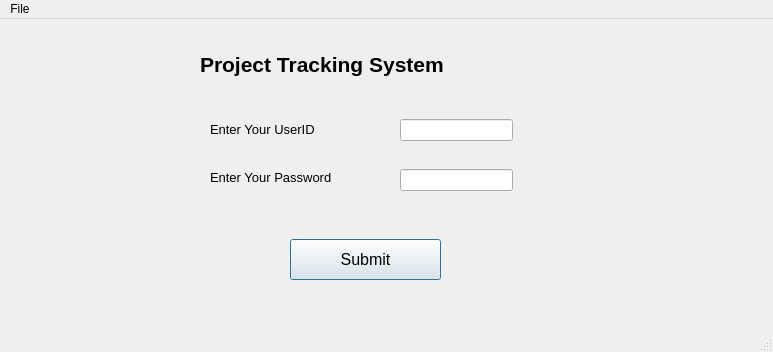
<?xml version="1.0" encoding="UTF-8"?>
<ui version="4.0">
 <class>Login</class>
 <widget class="QMainWindow" name="Login">
  <property name="geometry">
   <rect>
    <x>0</x>
    <y>0</y>
    <width>773</width>
    <height>352</height>
   </rect>
  </property>
  <property name="windowTitle">
   <string>Login</string>
  </property>
  <property name="autoFillBackground">
   <bool>false</bool>
  </property>
  <widget class="QWidget" name="centralwidget">
   <widget class="QLabel" name="label">
    <property name="geometry">
     <rect>
      <x>200</x>
      <y>10</y>
      <width>331</width>
      <height>71</height>
     </rect>
    </property>
    <property name="font">
     <font>
      <pointsize>16</pointsize>
      <weight>75</weight>
      <bold>true</bold>
     </font>
    </property>
    <property name="cursor">
     <cursorShape>BlankCursor</cursorShape>
    </property>
    <property name="text">
     <string>Project Tracking System</string>
    </property>
   </widget>
   <widget class="QLineEdit" name="userIDedit">
    <property name="geometry">
     <rect>
      <x>400</x>
      <y>100</y>
      <width>113</width>
      <height>22</height>
     </rect>
    </property>
    <property name="font">
     <font>
      <pointsize>10</pointsize>
      <italic>true</italic>
     </font>
    </property>
   </widget>
   <widget class="QLineEdit" name="passwordedit">
    <property name="geometry">
     <rect>
      <x>400</x>
      <y>150</y>
      <width>113</width>
      <height>22</height>
     </rect>
    </property>
    <property name="font">
     <font>
      <italic>true</italic>
     </font>
    </property>
    <property name="echoMode">
     <enum>QLineEdit::Password</enum>
    </property>
   </widget>
   <widget class="QLabel" name="label_2">
    <property name="geometry">
     <rect>
      <x>210</x>
      <y>100</y>
      <width>141</width>
      <height>20</height>
     </rect>
    </property>
    <property name="font">
     <font>
      <pointsize>10</pointsize>
     </font>
    </property>
    <property name="text">
     <string>Enter Your UserID</string>
    </property>
   </widget>
   <widget class="QLabel" name="label_3">
    <property name="geometry">
     <rect>
      <x>210</x>
      <y>150</y>
      <width>161</width>
      <height>16</height>
     </rect>
    </property>
    <property name="font">
     <font>
      <pointsize>10</pointsize>
     </font>
    </property>
    <property name="text">
     <string>Enter Your Password</string>
    </property>
   </widget>
   <widget class="QPushButton" name="submitbtn">
    <property name="geometry">
     <rect>
      <x>290</x>
      <y>220</y>
      <width>151</width>
      <height>41</height>
     </rect>
    </property>
    <property name="font">
     <font>
      <pointsize>12</pointsize>
      <weight>50</weight>
      <bold>false</bold>
     </font>
    </property>
    <property name="cursor">
     <cursorShape>PointingHandCursor</cursorShape>
    </property>
    <property name="text">
     <string>Submit</string>
    </property>
    <property name="autoDefault">
     <bool>true</bool>
    </property>
    <property name="default">
     <bool>true</bool>
    </property>
    <property name="flat">
     <bool>false</bool>
    </property>
   </widget>
  </widget>
  <widget class="QMenuBar" name="menubar">
   <property name="geometry">
    <rect>
     <x>0</x>
     <y>0</y>
     <width>773</width>
     <height>26</height>
    </rect>
   </property>
   <widget class="QMenu" name="menuFile">
    <property name="title">
     <string>File</string>
    </property>
    <addaction name="actionClose"/>
   </widget>
   <addaction name="menuFile"/>
  </widget>
  <widget class="QStatusBar" name="statusbar"/>
  <action name="actionClose">
   <property name="text">
    <string>Close</string>
   </property>
  </action>
 </widget>
 <resources/>
 <connections/>
</ui>
